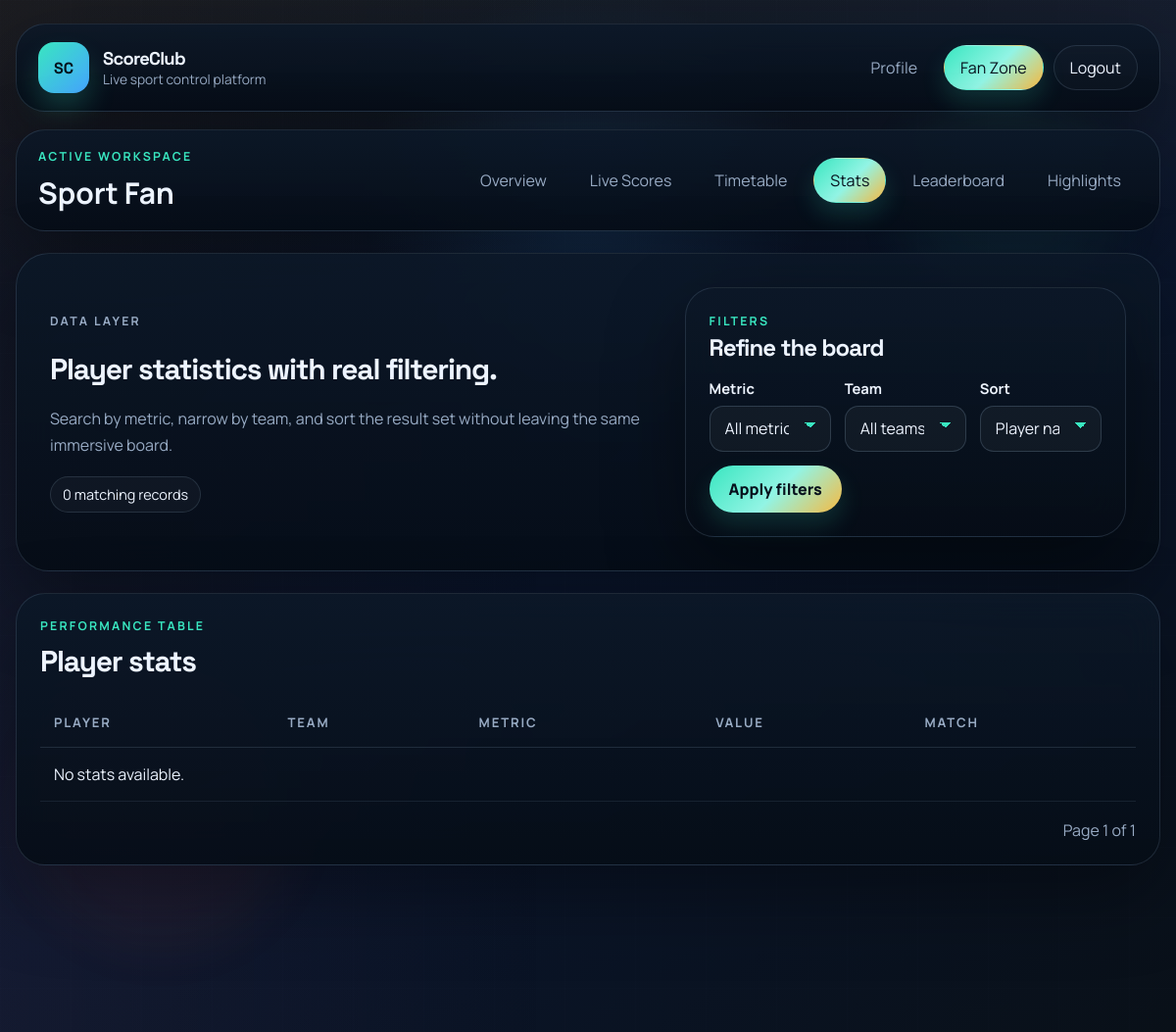
The page /fan/stats/ (signed in) on the database as committed earlier.
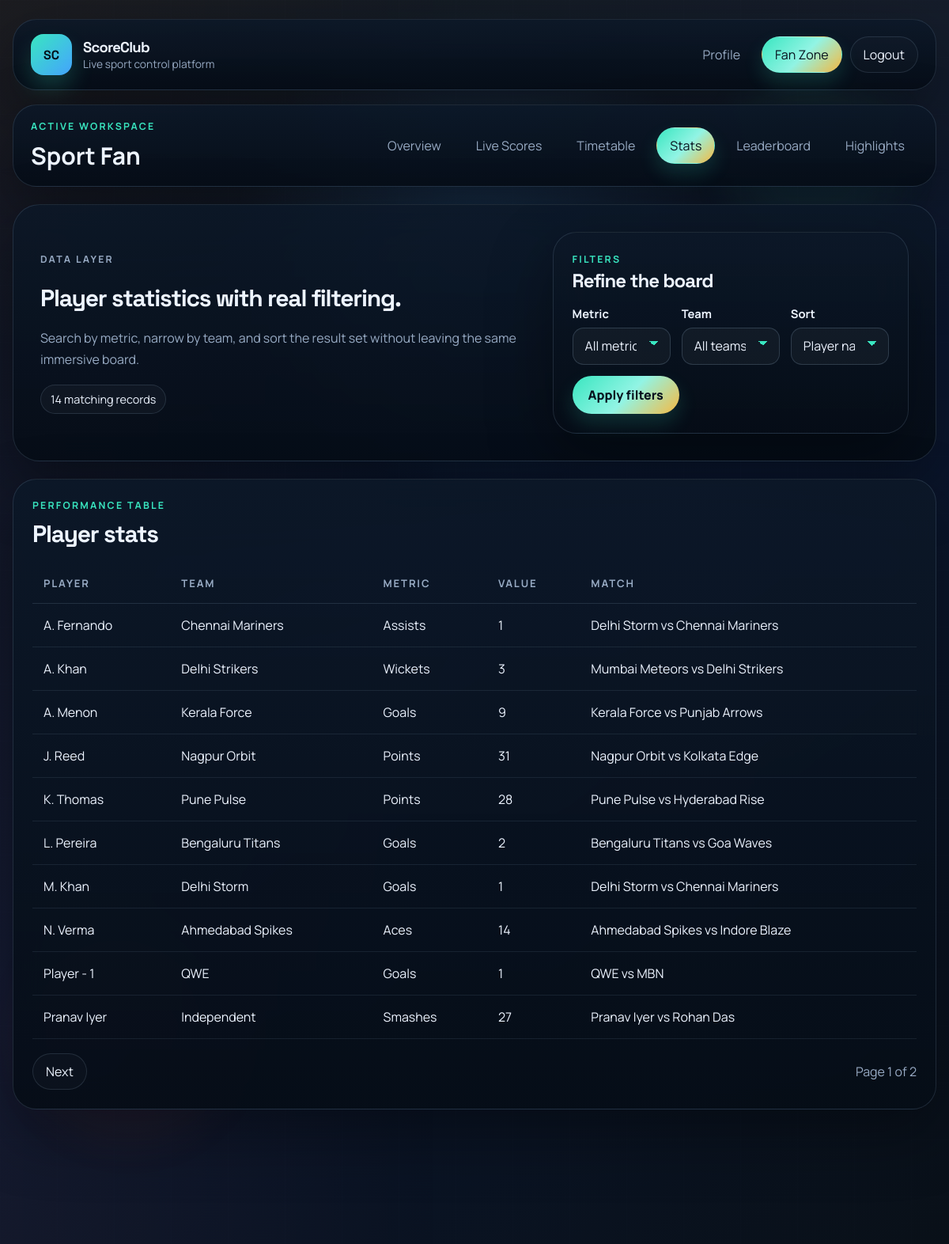
The same page on the database as committed later.
### organizer/models.py (models this page shows, shortened)
class PlayerStat(models.Model):
	match = models.ForeignKey(Match, on_delete=models.CASCADE, related_name="player_stats")
	player_name = models.CharField(max_length=120)
	team_name = models.CharField(max_length=120)
	metric_name = models.CharField(max_length=80)
	metric_value = models.CharField(max_length=80)
	availability = models.CharField(max_length=80, default="Available")
	updated_at = models.DateTimeField(auto_now=True)
	class Meta:
		ordering = ["player_name"]

class Match(models.Model):
	STATUS_SCHEDULED = "scheduled"
	STATUS_LIVE = "live"
	STATUS_FINISHED = "finished"
	STATUS_CHOICES = [
		(STATUS_SCHEDULED, "Scheduled"),
		(STATUS_LIVE, "Live"),
		(STATUS_FINISHED, "Finished"),
	]
	sport = models.CharField(max_length=50)
	home_team = models.CharField(max_length=100)
	away_team = models.CharField(max_length=100)
	venue = models.CharField(max_length=150)
	start_time = models.DateTimeField()
	status = models.CharField(max_length=20, choices=STATUS_CHOICES, default=STATUS_SCHEDULED)
	created_at = models.DateTimeField(auto_now_add=True)
	class Meta:
		ordering = ["start_time"]

### fan/views.py (the view)
# urls.py: path("stats/", views.stats_view, name="stats"),
@role_required("fan")
def stats_view(request):
	filter_options = _fan_filter_options()
	metric = request.GET.get("metric", "").strip()
	team = request.GET.get("team", "").strip()
	sort = request.GET.get("sort", "player_name").strip() or "player_name"
	stats = PlayerStat.objects.select_related("match").all()
	if metric:
		stats = stats.filter(metric_name__icontains=metric)
	if team:
		stats = stats.filter(team_name__icontains=team)
	stats = stats.order_by(sort)
	paginator = Paginator(stats, 10)
	page_obj = paginator.get_page(request.GET.get("page"))
	return render(
		request,
		"fan/stats.html",
		{
			"stats": page_obj,
			"metric": metric,
			"team": team,
			"sort": sort,
			"stats_count": stats.count(),
			"metrics": filter_options["metrics"],
			"teams": filter_options["teams"],
		},
	)

### fan/views.py (called while the page is built)
def _fan_filter_options():
	return {
		"sports": list(Match.objects.order_by("sport").values_list("sport", flat=True).distinct()),
		"metrics": list(PlayerStat.objects.order_by("metric_name").values_list("metric_name", flat=True).distinct()),
		"teams": list(PlayerStat.objects.order_by("team_name").values_list("team_name", flat=True).distinct()),
	}

### templates/fan/stats.html (shortened to what this page needs)
{% extends 'shared/base.html' %}
{% block content %}
<section class="hero-panel" data-reveal>
    <div class="hero-copy">
        <p class="eyebrow">Data layer</p>
        <h1>Player statistics with real filtering.</h1>
        <p>Search by metric, narrow by team, and sort the result set without leaving the same immersive board.</p>
        <div class="badge-row">
            <span class="chip">{{ stats_count }} matching records</span>
        </div>
    </div>
    <article class="stack-card">
        <div>
            <p class="eyebrow">Filters</p>
            <h2 class="section-heading">Refine the board</h2>
        </div>
        <form method="get" class="form-grid columns-3">
            <div>
                <label for="metric">Metric</label>
                <select id="metric" name="metric">
                    <option value="">All metrics</option>
                </select>
            </div>
            <div>
                <label for="team">Team</label>
                <select id="team" name="team">
                    <option value="">All teams</option>
                </select>
            </div>
            <div>
                <label for="sort">Sort</label>
                <select id="sort" name="sort">
                    <option value="player_name" {% if sort == 'player_name' %}selected{% endif %}>Player name A-Z</option>
                </select>
            </div>
            <div class="form-actions span-12">
                <button type="submit">Apply filters</button>
            </div>
        </form>
    </article>
</section>
<section class="table-shell" data-reveal>
    <div class="table-header">
        <div>
            <p class="eyebrow">Performance table</p>
            <h2 class="section-heading">Player stats</h2>
        </div>
    </div>
    <div class="table-scroll">
        <table>
            <thead>
                <tr>
                    <th>Player</th>
                    <th>Team</th>
                    <th>Metric</th>
                    <th>Value</th>
                    <th>Match</th>
                </tr>
            </thead>
            <tbody>
            {% for item in stats %}
                <tr>
                    <td>{{ item.player_name }}</td>
                    <td>{{ item.team_name }}</td>
                    <td>{{ item.metric_name }}</td>
                    <td>{{ item.metric_value }}</td>
                    <td>{{ item.match.home_team }} vs {{ item.match.away_team }}</td>
                </tr>
            {% empty %}
                <tr>
                    <td colspan="5">No stats available.</td>
                </tr>
            {% endfor %}
            </tbody>
        </table>
    </div>
    <div class="pagination">
        <div class="inline-actions">
            {% if stats.has_next %}<a href="?metric={{ metric }}&team={{ team }}&sort={{ sort }}&page={{ stats.next_page_number }}" class="ghost-link pill">Next</a>{% endif %}
        </div>
        <span>Page {{ stats.number }} of {{ stats.paginator.num_pages }}</span>
    </div>
</section>
{% endblock %}

Rows that differ between the two databases and show on the page:
added PlayerStat: player_name "A. Fernando", team_name "Chennai Mariners", metric_name "Assists", metric_value "1", match.home_team "Delhi Storm", match.away_team "Chennai Mariners"
added PlayerStat: player_name "A. Khan", team_name "Delhi Strikers", metric_name "Wickets", metric_value "3", match.home_team "Mumbai Meteors", match.away_team "Delhi Strikers"
added PlayerStat: player_name "A. Menon", team_name "Kerala Force", metric_name "Goals", metric_value "9", match.home_team "Kerala Force", match.away_team "Punjab Arrows"
added PlayerStat: player_name "J. Reed", team_name "Nagpur Orbit", metric_name "Points", metric_value "31", match.home_team "Nagpur Orbit", match.away_team "Kolkata Edge"
added PlayerStat: player_name "K. Thomas", team_name "Pune Pulse", metric_name "Points", metric_value "28", match.home_team "Pune Pulse", match.away_team "Hyderabad Rise"
added PlayerStat: player_name "L. Pereira", team_name "Bengaluru Titans", metric_name "Goals", metric_value "2", match.home_team "Bengaluru Titans", match.away_team "Goa Waves"
added PlayerStat: player_name "M. Khan", team_name "Delhi Storm", metric_name "Goals", metric_value "1", match.home_team "Delhi Storm", match.away_team "Chennai Mariners"
added PlayerStat: player_name "N. Verma", team_name "Ahmedabad Spikes", metric_name "Aces", metric_value "14", match.home_team "Ahmedabad Spikes", match.away_team "Indore Blaze"
added PlayerStat: player_name "Player - 1", team_name "QWE", metric_name "Goals", metric_value "1", match.home_team "QWE", match.away_team "MBN"
added PlayerStat: player_name "Pranav Iyer", team_name "Independent", metric_name "Smashes", metric_value "27", match.home_team "Pranav Iyer", match.away_team "Rohan Das"
Other text that changed with them:
{{ stats_count }}: "0" → "14"
{{ stats.paginator.num_pages }}: "1" → "2"
text no longer shown: "No stats available."
text now shown: "Next"
